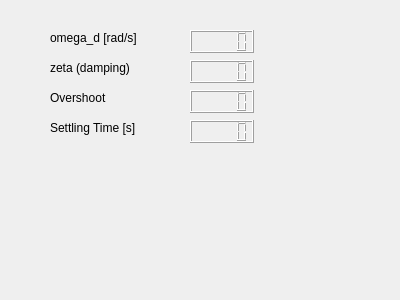
<?xml version="1.0" encoding="UTF-8"?>
<ui version="4.0">
 <class>ControlSystemTracker</class>
 <widget class="QDialog" name="ControlSystemTracker">
  <property name="geometry">
   <rect>
    <x>0</x>
    <y>0</y>
    <width>400</width>
    <height>300</height>
   </rect>
  </property>
  <property name="windowTitle">
   <string>Dialog</string>
  </property>
  <widget class="QLabel" name="label">
   <property name="geometry">
    <rect>
     <x>50</x>
     <y>30</y>
     <width>111</width>
     <height>16</height>
    </rect>
   </property>
   <property name="text">
    <string>omega_d [rad/s]</string>
   </property>
  </widget>
  <widget class="QLabel" name="label_2">
   <property name="geometry">
    <rect>
     <x>50</x>
     <y>60</y>
     <width>121</width>
     <height>16</height>
    </rect>
   </property>
   <property name="text">
    <string>zeta (damping)</string>
   </property>
  </widget>
  <widget class="QLabel" name="label_4">
   <property name="geometry">
    <rect>
     <x>50</x>
     <y>90</y>
     <width>81</width>
     <height>16</height>
    </rect>
   </property>
   <property name="text">
    <string>Overshoot</string>
   </property>
  </widget>
  <widget class="QLCDNumber" name="lcdNumberOvershoot">
   <property name="geometry">
    <rect>
     <x>190</x>
     <y>90</y>
     <width>64</width>
     <height>23</height>
    </rect>
   </property>
  </widget>
  <widget class="QLCDNumber" name="lcdNumberDamping">
   <property name="geometry">
    <rect>
     <x>190</x>
     <y>60</y>
     <width>64</width>
     <height>23</height>
    </rect>
   </property>
  </widget>
  <widget class="QLCDNumber" name="lcdNumberW">
   <property name="geometry">
    <rect>
     <x>190</x>
     <y>30</y>
     <width>64</width>
     <height>23</height>
    </rect>
   </property>
  </widget>
  <widget class="QLabel" name="label_5">
   <property name="geometry">
    <rect>
     <x>50</x>
     <y>120</y>
     <width>111</width>
     <height>16</height>
    </rect>
   </property>
   <property name="text">
    <string>Settling Time [s]</string>
   </property>
  </widget>
  <widget class="QLCDNumber" name="lcdNumberSettlingTime">
   <property name="geometry">
    <rect>
     <x>190</x>
     <y>120</y>
     <width>64</width>
     <height>23</height>
    </rect>
   </property>
  </widget>
 </widget>
 <resources/>
 <connections/>
</ui>
